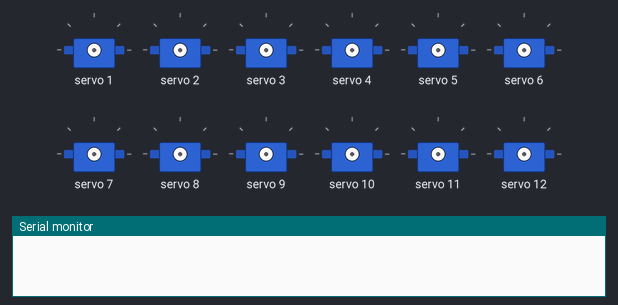
This sketch was run on a simulated Arduino Uno, built with avr-gcc and run on an emulated ATmega328P. On the bench: 12 × servo, the last lines printed to the serial monitor.

Above: at 0.1 s.
At 4.0 s:
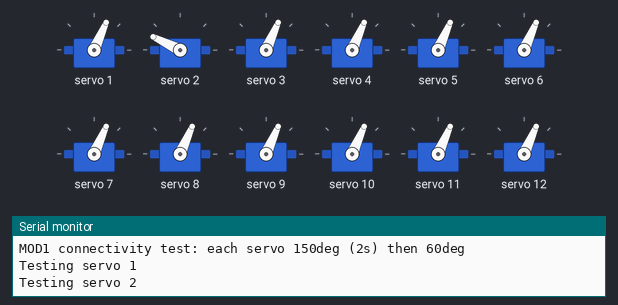
At 6.2 s:
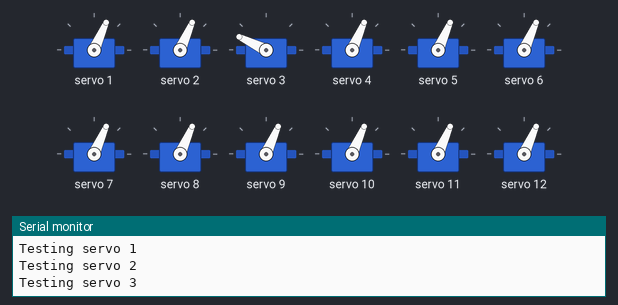
At 12.8 s:
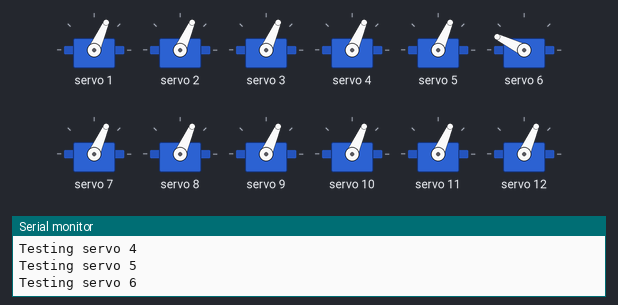
At 19.4 s:
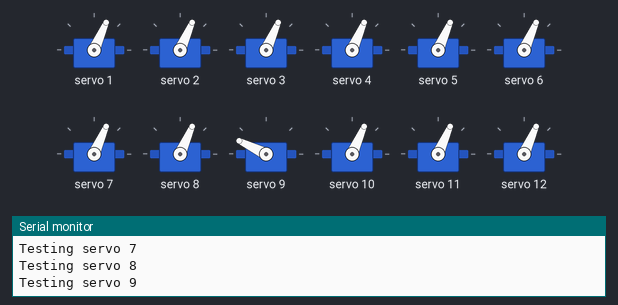
At 28.0 s:
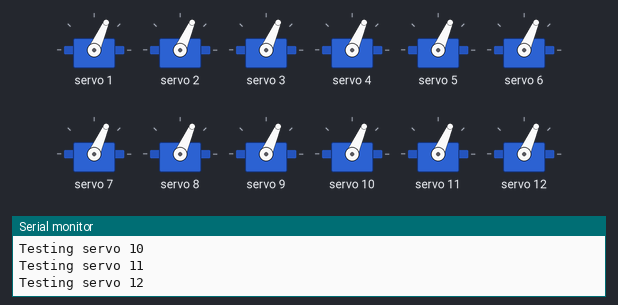
Timing chart, 0 to 29.5 s (numbered marks = the images above):
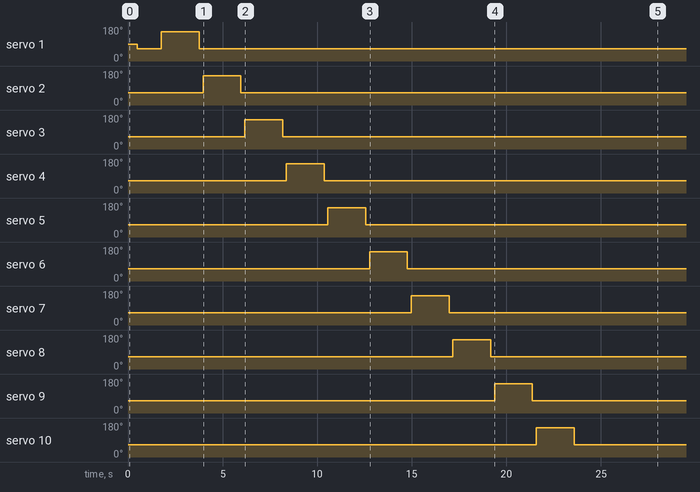

The sketch:

servo_sweep_mod1.ino
```cpp
/*
 * 小舵机连通性自检 — 模块1（COM8）
 *
 * 接线：PCA9685 0x40，SDA=20，SCL=21
 *       舵机 N → PCA 通道 N（1–15；通道 0 不用）
 *
 * 动作：1→15 号依次：转到 150° → 停 2s → 转回 60° → 再下一号
 * 串口 115200 会打印当前测试的舵机号。
 */

#include <Wire.h>
#include <Adafruit_PWMServoDriver.h>

#define SERVOMIN       150
#define SERVOMAX       600
#define HOLD_MS        2000
#define BETWEEN_MS     200
#define LOCAL_FIRST    1
#define LOCAL_LAST     15

Adafruit_PWMServoDriver pwm(0x40, Wire);

int angleToPulse(int angle) {
  return map(constrain(angle, 0, 180), 0, 180, SERVOMIN, SERVOMAX);
}

void setServo(uint8_t id, int angle) {
  if (id < LOCAL_FIRST || id > LOCAL_LAST) return;
  pwm.setPWM(id, 0, angleToPulse(angle));
}

void setup() {
  Serial.begin(115200);
  Wire.begin();
  pwm.begin();
  pwm.setPWMFreq(60);
  delay(500);

  Serial.println(F("MOD1 connectivity test: each servo 150deg (2s) then 60deg"));

  // 全部先归 60°
  for (uint8_t id = LOCAL_FIRST; id <= LOCAL_LAST; id++) {
    setServo(id, 60);
    delay(50);
  }
  delay(500);

  for (uint8_t id = LOCAL_FIRST; id <= LOCAL_LAST; id++) {
    Serial.print(F("Testing servo "));
    Serial.println(id);

    setServo(id, 150);
    delay(HOLD_MS);

    setServo(id, 60);
    delay(BETWEEN_MS);
  }

  Serial.println(F("MOD1 sweep done. All should be at 60deg."));
}

void loop() {
  // idle
}
```
